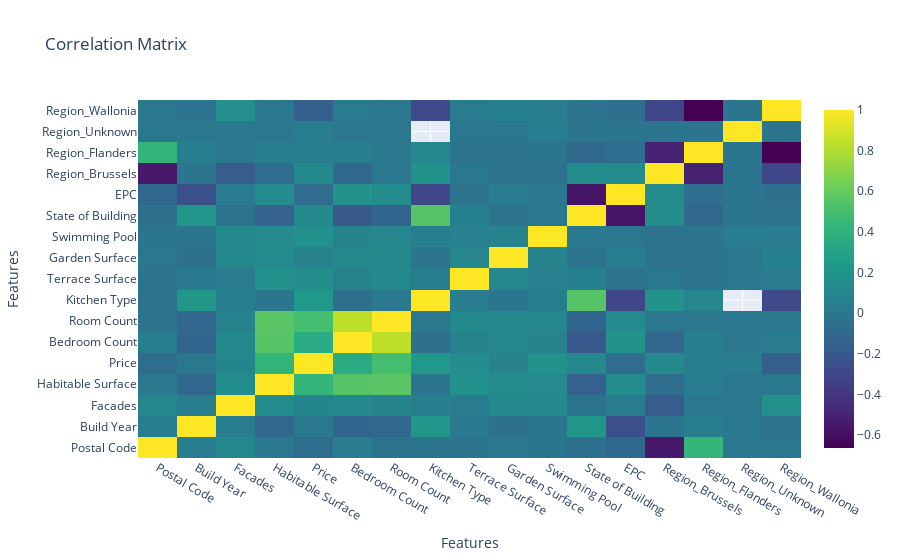

Notebook cell for this chart:
### Code cell
df3 = pd.concat([df2, ohetransform], axis=1).drop("Region", axis=1)

# Filter the dataframe to include only numeric columns
numeric_df = df3.select_dtypes(include=["int64", "float64"])

# Create a correlation matrix
correlation_matrix = numeric_df.corr()

# Create a heatmap using Plotly
fig = go.Figure(
    data=go.Heatmap(
        z=correlation_matrix.values,
        x=correlation_matrix.columns,
        y=correlation_matrix.index,
        colorscale="Viridis",
    )
)

# Set the title and axis labels
fig.update_layout(
    title="Correlation Matrix", xaxis_title="Features", yaxis_title="Features"
)

# Show the plot
fig.show()

### Figure 1 — Plotly figure (JSON) as saved in the notebook; plotly's stock layout.template omitted (floating-point values rounded to 4 significant figures; data arrays with more than 128 entries replaced by an {"elided": "..."} marker saying what was removed)
{"data": [{"colorscale": [[0, "#440154"], [0.1111, "#482878"], [0.2222, "#3e4989"], [0.3333, "#31688e"], [0.4444, "#26828e"], [0.5556, "#1f9e89"], [0.6667, "#35b779"], [0.7778, "#6ece58"], [0.8889, "#b5de2b"], [1, "#fde725"]], "type": "heatmap", "x": ["Postal Code", "Build Year", "Facades", "Habitable Surface", "Price", "Bedroom Count", "Room Count", "Kitchen Type", "Terrace Surface", "Garden Surface", "Swimming Pool", "State of Building", "EPC", "Region_Brussels", "Region_Flanders", "Region_Unknown", "Region_Wallonia"], "y": ["Postal Code", "Build Year", "Facades", "Habitable Surface", "Price", "Bedroom Count", "Room Count", "Kitchen Type", "Terrace Surface", "Garden Surface", "Swimming Pool", "State of Building", "EPC", "Region_Brussels", "Region_Flanders", "Region_Unknown", "Region_Wallonia"], "z": {"elided": "17x17 float values"}}], "layout": {"title": {"text": "Correlation Matrix"}, "xaxis": {"title": {"text": "Features"}}, "yaxis": {"title": {"text": "Features"}}}}
